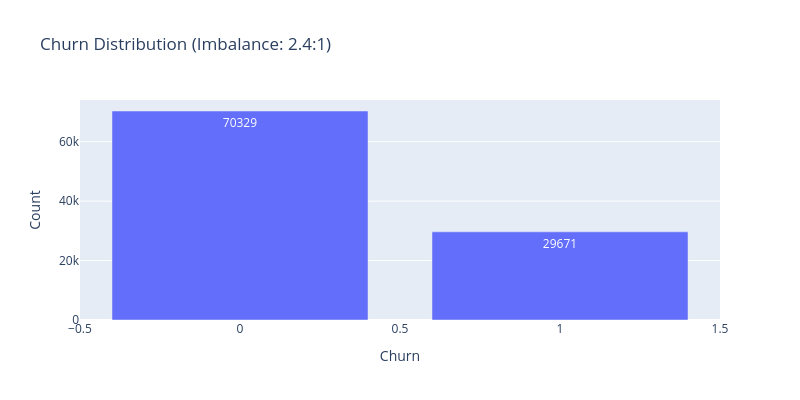

This figure's notebook cell:
### Markdown cell above
## 3. Target Variable Exploration
- Plot the distribution of target table.  
- Discuss if the dataset is **imbalanced** and what that implies for modeling.

**Class Imbalance**: When one class significantly outnumbers another (typically >60/40 split)

**Implications:**
- ⚠️ **Accuracy is misleading** - A model predicting all "0" gets 70% accuracy!
- 📊 **Better metrics needed** - Use ROC-AUC, PR-AUC, F1, Precision/Recall
- ⚖️ **Model bias** - Models favor majority class without intervention

**Strategies to handle imbalance:**
1. **Class weights** - Penalize misclassifying minority class (CatBoost: `auto_class_weights='Balanced'`)
2. **Threshold tuning** - Adjust decision threshold to achieve target recall (what we do in training notebook!)
3. **Resampling** - SMOTE, undersampling (usually not needed with good algorithms)
4. **Evaluation focus** - Optimize for PR-AUC instead of accuracy

### Code cell
# Target distribution
churn_counts = df['churn'].value_counts().sort_index()
churn_pct = (churn_counts / len(df) * 100).round(1)

print("Churn distribution:")
for val in churn_counts.index:
    print(f"  {val}: {churn_counts[val]:,} ({churn_pct[val]:.1f}%)")

# Imbalance ratio
imbalance_ratio = churn_pct.max() / churn_pct.min()
print(f"\n📊 Imbalance ratio: {imbalance_ratio:.1f}:1")
print(f"{'⚠️ IMBALANCED - needs special handling' if imbalance_ratio > 1.5 else '✓ Relatively balanced'}")

# Visualize
fig = px.bar(
    x=churn_counts.index, 
    y=churn_counts.values,
    labels={'x': 'Churn', 'y': 'Count'},
    title=f'Churn Distribution (Imbalance: {imbalance_ratio:.1f}:1)',
    text=churn_counts.values,
    width=w, height=w/2
)
fig.show()

### Figure 1 — Plotly figure (JSON) as saved in the notebook; plotly's stock layout.template omitted (floating-point values rounded to 4 significant figures)
{"data": [{"hovertemplate": "Churn=%{x}<br>Count=%{y}<br>text=%{text}<extra></extra>", "legendgroup": "", "marker": {"color": "#636efa", "pattern": {"shape": ""}}, "name": "", "orientation": "v", "showlegend": false, "text": [70330.0, 29670.0], "textposition": "auto", "type": "bar", "x": [0, 1], "xaxis": "x", "y": [70329, 29671], "yaxis": "y"}], "layout": {"barmode": "relative", "height": 400, "legend": {"tracegroupgap": 0}, "title": {"text": "Churn Distribution (Imbalance: 2.4:1)"}, "width": 800, "xaxis": {"anchor": "y", "domain": [0, 1], "title": {"text": "Churn"}}, "yaxis": {"anchor": "x", "domain": [0, 1], "title": {"text": "Count"}}}}
